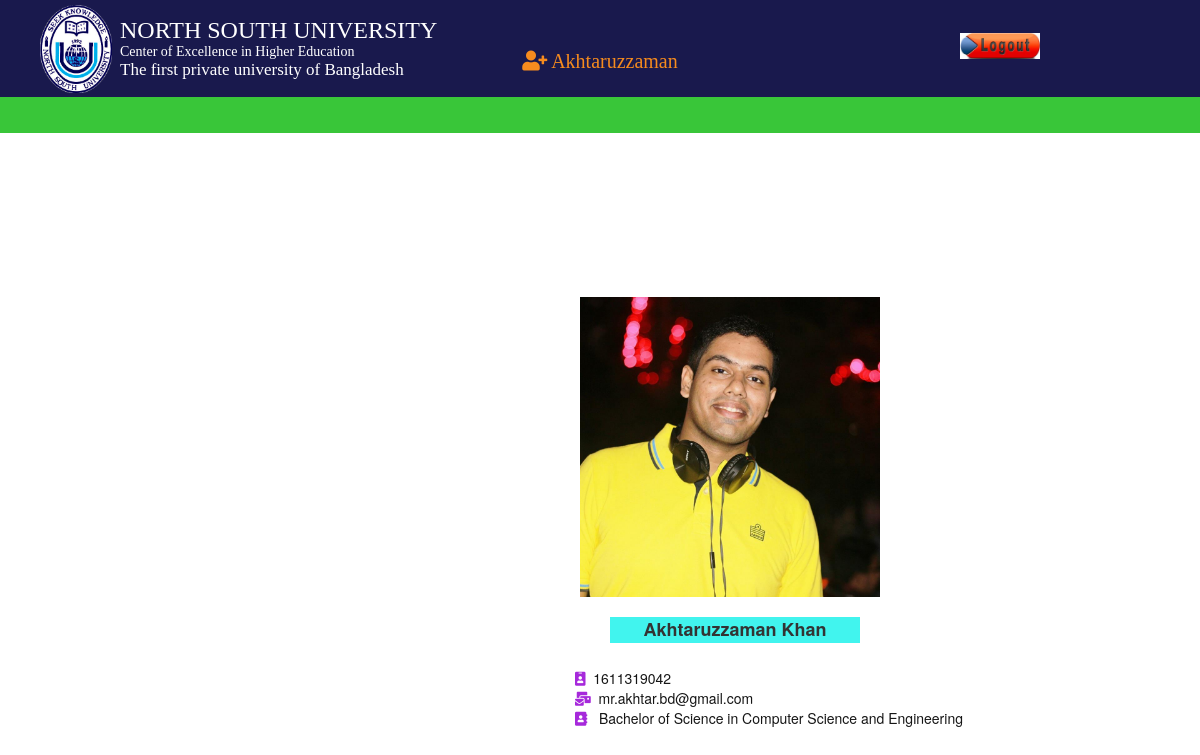
The page /Home.php (signed in) on the database its author committed.
### tables this page shows
CREATE TABLE `students_info` (
  `id` varchar(225) NOT NULL,
  `First_Name` varchar(225) NOT NULL,
  `Last_Name` varchar(225) NOT NULL,
  `Fathers_Name` varchar(225) NOT NULL,
  `Mothers_Name` varchar(225) NOT NULL,
  `Email` varchar(225) NOT NULL,
  `Phone_No` varchar(225) NOT NULL,
  `Date_Of_Birth` varchar(225) NOT NULL,
  `New_Password` varchar(225) NOT NULL,
  `Confirm_Pass` varchar(225) NOT NULL,
  `House_No` varchar(225) NOT NULL,
  `Location` varchar(225) NOT NULL,
  `Village/Street` varchar(225) NOT NULL,
  `Thana` varchar(225) NOT NULL,
  `District` varchar(225) NOT NULL,
  `Post_Code` varchar(225) NOT NULL,
  `pictures` varchar(225) NOT NULL
);

### Home.php (the view, shortened to what this page needs)
<?php
$connect = mysqli_connect("localhost", "root", "", "nsu_portal");
?>
<!DOCTYPE html PUBLIC "-//w3c//DTD XHTML 1.0 Transtional//EN"
    "http://www.w3.org/TR/xhtml1/DTD/xhtml1-transitional.dtd">
<html>
    <head>
        <link rel="stylesheet" type ="text/css" href="Css files/Home.css">
        <link rel="stylesheet" href="https://use.fontawesome.com/releases/v5.3.1/css/all.css">
        <link rel="stylesheet" href="https://maxcdn.bootstrapcdn.com/bootstrap/3.3.6/css/bootstrap.min.css" />
    </head>
    <body>
        <div class="main_container">
            <div class="navigation-bar">
                <input type= "image" id= "logo" src="pictures/A.png" />
                <h3 id="hh">NORTH SOUTH UNIVERSITY</h3> <br>
                <h5 id="hh1">Center of Excellence in Higher Education</h5>
                <h6 id="hh2">The first private university of Bangladesh</h6>
            </div>
            <center>  <div class="My_Account">
                    <ul>
                        <li> <?php
                            $id = $_SESSION["id"];
                            $query = "SELECT First_Name FROM students_info where id='$id'";
                            $result = mysqli_query($connect, $query);
                            $row = mysqli_fetch_array($result);
                            echo " <a href ='http://localhost/NSU%20PORTAL/Student_Information.php' </a> <i class='fas fa-user-plus'></i> " . $row["First_Name"];
                            ?>
                        </li>
                    </ul>
                </div>
            </center>
            <a href="http://localhost/NSU%20PORTAL/Login_Page.php"> <input type= "image" id= "Login_Button" src="pictures/log.jpg" /> </a>
            <div class="navigation">
                <ul>
                    <li> <a href="http://localhost/NSU%20PORTAL/Home.php"> <i class="fas fa-home"></i> Home </a> </li>
                    <li> <a href="http://localhost/NSU%20PORTAL/Student_Information.php"> <i class="fas fa-user-alt"></i> Profile </a> </li>
                    <li> <a href="http://localhost/NSU%20PORTAL/Advising.php"> <i class="far fa-edit"></i> Advising </a> </li>
                    <li> <a href="http://localhost/NSU%20PORTAL/Courses.php"> <i class="fas fa-book"></i> Courses</a> </li>
                </ul>
            </div>
            <?php
            $id = $_SESSION["id"];
            $query = "SELECT pictures,concat(First_Name,' ',Last_Name)as name,Email ,id FROM students_info where id='$id'";
            $result = mysqli_query($connect, $query);
            while ($row = mysqli_fetch_array($result))
			{
                ?>
                <img src=" <?php echo $row["pictures"]; ?>" id= "imge" height="300" width="300"> <br><br>
                <label id="color"> <b> <?php echo $row["name"]; ?> </label> </b>	<br><br>
				<div id="students_info">
					<i class="fas fa-id-badge"></i>&nbsp&nbsp<?php echo $row["id"]; ?> 	<br>
					<i class="fas fa-mail-bulk"></i>&nbsp&nbsp<?php echo $row["Email"]; ?> 	<br>
					<i class="fas fa-address-book"></i>&nbsp&nbsp Bachelor of Science in Computer Science and Engineering<br>
				</div>
               <?php
            }
              ?>
    </div>
</body>
</html>

### Css files/Home.css (style rules this page uses)
* { margin: 0; padding: 0; }
html { height:100%; }
body { height: 100%; }
.navigation-bar { width: 100%; height: 100px; background: #19194d; }
#logo { width: 72px; margin-top: 5px; margin-left: 40px; }
#hh { font-family:Roman; margin-left: 120px; margin-top: -80px; color:white; }
#hh1 { font-family:Comic Sans MS; margin-left: 120px; margin-top: -30px; color:white; }
#hh2 { font-size:17px; font-family:Brush Script MT; margin-left: 120px; margin-top: -8px; color:white; }
.My_Account { width: 400px; height: 160px; border: none; }
.My_Account ul li { list-style: none; margin-top: -53px; }
.My_Account ul li a { font-size:20px; font-family:cursive; text-decoration: none; color:#f68b1e; }
#Login_Button { float : right; margin-top:-174px; margin-right:160px; width:80px; }
.navigation { margin-top: -120px; background-color: #39c639; height: 36px; }
ul { list-style:none; }
.navigation ul li { float:left; width: 150px; height: 40px; opacity: .8; line-height:32px; text-align:center; font-size:18px; }
.navigation ul li a { font-family: Times; text-decoration:none; color:white; display:block; }
#imge { margin-left:580px; margin-top:50px; }
#color { margin-left: 610px; width: 250px; text-align:center; font-size:18px; background: #41f4ee; background-position:center; }
#students_info { margin-left: 575px; color:#161616; }
#students_info i { color:#a629db; height:10px; }

### rows shown on the page
students_info: First_Name "Akhtaruzzaman", pictures (picture), name "Akhtaruzzaman Khan", id "1611319042", Email "mr.akhtar.bd@gmail.com"
